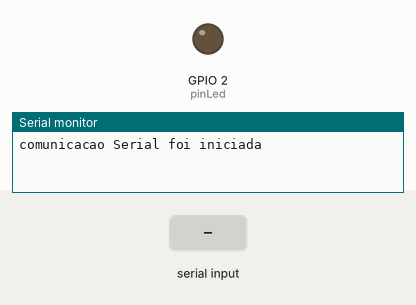
Recording of a program running on a simulated ESP32. On the bench: output pins drawn as LEDs (lit = HIGH), the last lines printed to the serial monitor. The inputs (shaded band) are chosen by the test bench.

Above: at 1.2 s.
1.3 s: "liga\n" received over Serial
At 2.5 s:
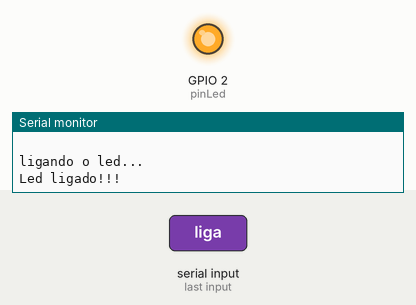
2.8 s: "desliga\n" received over Serial
At 3.8 s:
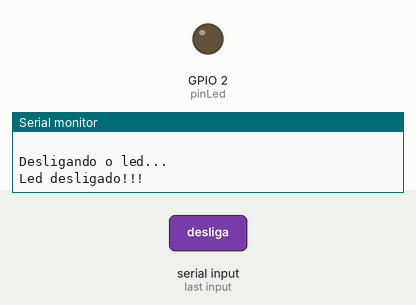
4.3 s: "pisca\n" received over Serial
At 4.9 s:
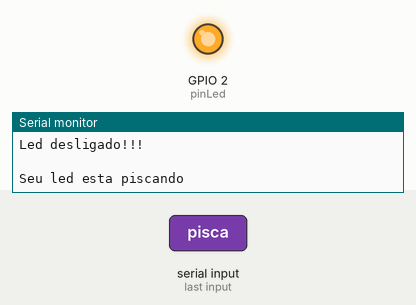
5.8 s: "Vel = \n" received over Serial
At 7.0 s:
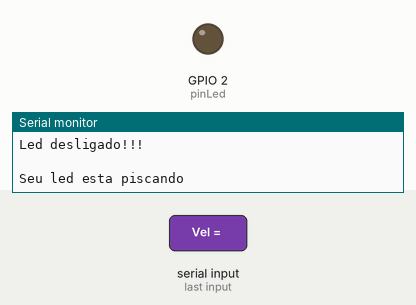
7.3 s: "90,45\n" received over Serial
At 8.4 s:
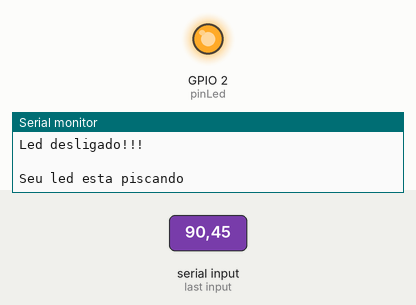
Timing chart, 0 to 9.8 s (numbered marks = the images above; inputs shaded):
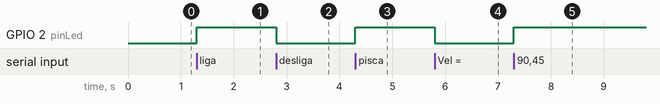

Measured:
- after the input at 1.3 s, GPIO 2 (pinLed): LOW → HIGH at once
- after the input at 2.8 s, GPIO 2 (pinLed): HIGH → LOW at once
- after the input at 4.3 s, GPIO 2 (pinLed): LOW → HIGH at once
- after the input at 5.8 s, GPIO 2 (pinLed): HIGH → LOW at once
- after the input at 7.3 s, GPIO 2 (pinLed): LOW → HIGH at once

The program:

main.cpp
```cpp
#include <Arduino.h>
#define pinLed 2

void setup()
{
  pinMode(pinLed, OUTPUT);                           // Define o led como saida
  Serial.begin(9600);                                // Inicia a comunicacao com o monitor serial com velocidade de 9600
  Serial.println("comunicacao Serial foi iniciada"); // imprime no monitor serial a frase "comunicacao Serial foi iniciada"
}

void loop()
{
  //* Tratamento Led
  static bool estadoLed = false;
  static bool piscaLed = false;

  //* Tratamento tempo
  static unsigned long tempoInicial = 0;
  unsigned long tempo = 300;
  unsigned long tempoAtual = millis();

  if (Serial.available()) // Se ver
  {
    String msg = Serial.readStringUntil('\n');
    msg.trim();

    if (msg.equals("liga"))
    {
      Serial.println(" ");
      Serial.println("ligando o led...");
      estadoLed = true;
      Serial.println("Led ligado!!!");
    }
    else if (msg.equals("desliga"))
    {
      Serial.println(" ");
      Serial.println("Desligando o led...");
      estadoLed = false;
      Serial.println("Led desligado!!!");
    }
    if (msg.equals("pisca"))
    {
      piscaLed = true;

      Serial.println(" ");
      Serial.println("Seu led esta piscando");
    }
    if (msg.equals("parar"))
    {
      piscaLed = false;

      Serial.println(" ");
      Serial.println("Seu led parou de piscar");
    }

    if (msg.equals("rap"))
    {
      Serial.println(" ");
      Serial.println("Acelerando...");
      tempo -= 50; //* tempo = tempo - 50
      if (tempo < 50)
      {
        Serial.println("Ops, velocidade maxima atingida");
        tempo = 50;
      }
      Serial.println("Pronto, led esta mais rapido!!!");
    }

    if (msg.equals("dev"))
    {
      Serial.println(" ");
      Serial.println("Desacelerando...");
      tempo += 50;
      if (tempo > 1000)
      {
        tempo = 1000;
        Serial.println("Velocidade minima atingida");
      }
      Serial.println("Pronto, led esta mais devagar!!!");
    }
    if (msg.startsWith("Vel = "))
    {
      int tamanho = msg.length();
      String extracao = msg.substring(6, tamanho);
      int valorVelocidade = extracao.toInt();

      if (valorVelocidade >= 0 && valorVelocidade <= 100)
        tempo = map(valorVelocidade, 0, 100, 1000, 50);

      else
        Serial.println("Apenas valores entre 0 e 100");
    }
    if(piscaLed)
    {
      if(tempoAtual - tempoInicial > tempo)
      {
        estadoLed = !estadoLed;
        tempoInicial = tempoAtual;
      }
    }
    digitalWrite(pinLed, estadoLed);
  }
}
```
